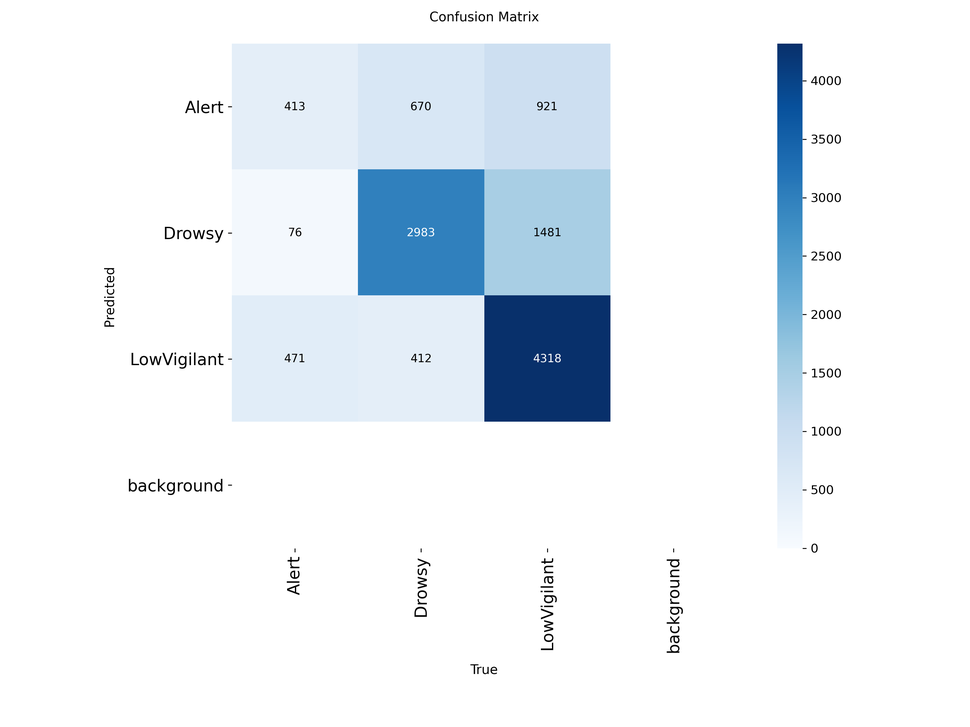
#> input picture notebooks/runs/classify/train/confusion_matrix.png, 970 x 727 px, shrunk from 3000 x 2250 before the run, given as the content of the folder ../datasets/raw/mrleye/closed, which was not available
$ jupyter execute --allow-errors 00-exploratory-data-analysis.ipynb   (text cells are left out)
#> lines starting #> are read from the running program, lines starting #| are printed output that depends on the picture; pictures that were not available may be replaced by others from this repository, and a replacement may not be noted
[cell 1]
import os
import sys
import numpy as np
import matplotlib.pyplot as plt
import matplotlib.gridspec as gridspec
import seaborn as sns
import cv2
from pathlib import Path
from collections import Counter

# Add project root to path
sys.path.insert(0, os.path.abspath('..'))

sns.set(style='whitegrid')
plt.rcParams['figure.dpi'] = 100

# Paths
RAW_DIR       = Path('../datasets/raw/mrleye')
PROCESSED_DIR = Path('../datasets/processed/mrl_eye')

CLASS_NAMES = {0: 'Closed (Drowsy)', 1: 'Open (Alert)'}
COLORS      = {0: '#e74c3c', 1: '#2ecc71'}

print("Paths set up successfully.")
print(f"Raw data     : {RAW_DIR}")
print(f"Processed data: {PROCESSED_DIR}")

[cell 2]
VALID_EXTS = {'.png', '.jpg', '.jpeg', '.bmp'}

def count_images(folder: Path) -> int:
    return sum(1 for f in folder.iterdir() if f.suffix.lower() in VALID_EXTS)

closed_count = count_images(RAW_DIR / 'closed')
open_count   = count_images(RAW_DIR / 'open')
total        = closed_count + open_count

print(f"{'Class':<20} {'Count':>8} {'%':>8}")
print("-" * 38)
print(f"{'Closed (Drowsy)':<20} {closed_count:>8,} {100*closed_count/total:>7.1f}%")
print(f"{'Open (Alert)':<20} {open_count:>8,} {100*open_count/total:>7.1f}%")
print("-" * 38)
print(f"{'Total':<20} {total:>8,}")

[cell 3]
# Class distribution bar chart
fig, ax = plt.subplots(figsize=(7, 4))
bars = ax.bar(
    ['Closed (Drowsy)', 'Open (Alert)'],
    [closed_count, open_count],
    color=[COLORS[0], COLORS[1]],
    edgecolor='black', width=0.5
)
for bar, count in zip(bars, [closed_count, open_count]):
    ax.text(bar.get_x() + bar.get_width()/2, bar.get_height() + 200,
            f'{count:,}', ha='center', va='bottom', fontweight='bold', fontsize=11)

ax.set_title('Class Distribution — MRL Eye Dataset', fontsize=14, fontweight='bold')
ax.set_ylabel('Number of Images')
ax.set_ylim(0, max(closed_count, open_count) * 1.15)
plt.tight_layout()
plt.show()
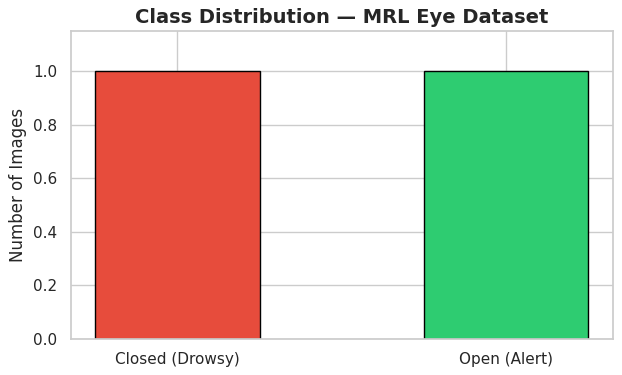
#> figure drawn by matplotlib, 1 panel

# Imbalance ratio
ratio = max(closed_count, open_count) / min(closed_count, open_count)
print(f"\nImbalance ratio: {ratio:.2f}x")

[cell 4]
## 2. Sample Images — Closed vs Open Eyes

[cell 5]
def load_sample_images(folder: Path, n: int = 5):
#> called with n = 5
    files = sorted([f for f in folder.iterdir() if f.suffix.lower() in VALID_EXTS])[:n]
    imgs = []
    for f in files:
        img = cv2.imread(str(f))
#> img is the input picture: shape (727, 970, 3); mean B, G, R 246.2, 240.7, 234.7
        if img is not None:
            imgs.append(cv2.cvtColor(img, cv2.COLOR_BGR2RGB))
    return imgs

closed_samples = load_sample_images(RAW_DIR / 'closed', n=5)
#> closed_samples = 1 item
open_samples   = load_sample_images(RAW_DIR / 'open',   n=5)
#> open_samples = 1 item

fig, axes = plt.subplots(2, 5, figsize=(15, 6))
fig.suptitle('Sample Images from MRL Eye Dataset', fontsize=14, fontweight='bold')

for i, img in enumerate(closed_samples):
    axes[0, i].imshow(img)
    axes[0, i].set_title(f'Closed #{i+1}', color=COLORS[0], fontsize=9)
    axes[0, i].axis('off')
#> this loop made 1 pass

for i, img in enumerate(open_samples):
    axes[1, i].imshow(img)
    axes[1, i].set_title(f'Open #{i+1}', color=COLORS[1], fontsize=9)
    axes[1, i].axis('off')

axes[0, 0].set_ylabel('Closed\n(Drowsy)', color=COLORS[0], fontsize=11, labelpad=10)
axes[1, 0].set_ylabel('Open\n(Alert)',   color=COLORS[1], fontsize=11, labelpad=10)

plt.tight_layout()
plt.show()
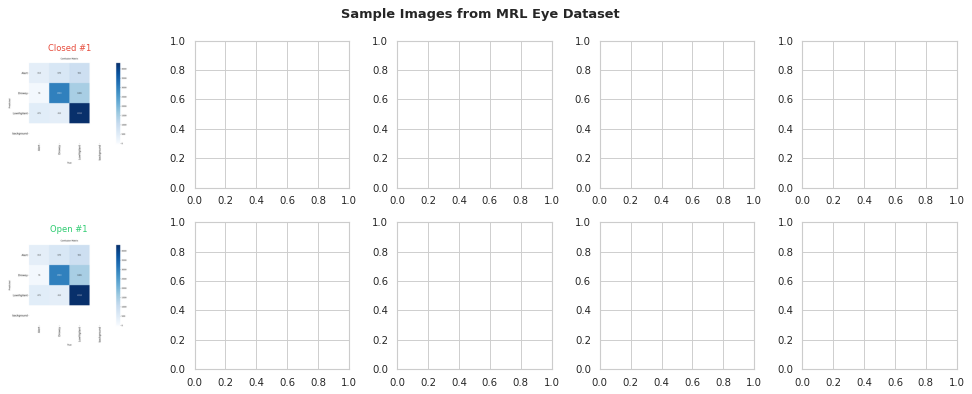
#> figure drawn by matplotlib, 2 panels

[cell 6]
# Collect image sizes from a sample
def collect_sizes(folder: Path, sample=200):
    sizes = []
    files = [f for f in folder.iterdir() if f.suffix.lower() in VALID_EXTS]
    for f in files[:sample]:
        img = cv2.imread(str(f))
        if img is not None:
            sizes.append(img.shape[:2])  # (H, W)
    return sizes

closed_sizes = collect_sizes(RAW_DIR / 'closed')
#> closed_sizes = [(727, 970)]
open_sizes   = collect_sizes(RAW_DIR / 'open')
#> open_sizes = [(727, 970)]

all_sizes = closed_sizes + open_sizes
#> all_sizes = [(727, 970), (727, 970)]
heights = [s[0] for s in all_sizes]
#> heights = [727, 727]
widths  = [s[1] for s in all_sizes]
#> widths = [970, 970]

print(f"Height — min: {min(heights)}, max: {max(heights)}, mean: {np.mean(heights):.1f}")
#| Height — min: 727, max: 727, mean: 727.0
print(f"Width  — min: {min(widths)},  max: {max(widths)},  mean: {np.mean(widths):.1f}")
#| Width  — min: 970,  max: 970,  mean: 970.0
print(f"\nUnique sizes: {set(all_sizes)}")
#| Unique sizes: {(727, 970)}

[cell 7]
# Pixel intensity distribution per class (grayscale mean)
def pixel_stats(folder: Path, sample=300):
#> called with sample = 300
    means = []
    files = [f for f in folder.iterdir() if f.suffix.lower() in VALID_EXTS]
    for f in files[:sample]:
        img = cv2.imread(str(f), cv2.IMREAD_GRAYSCALE)
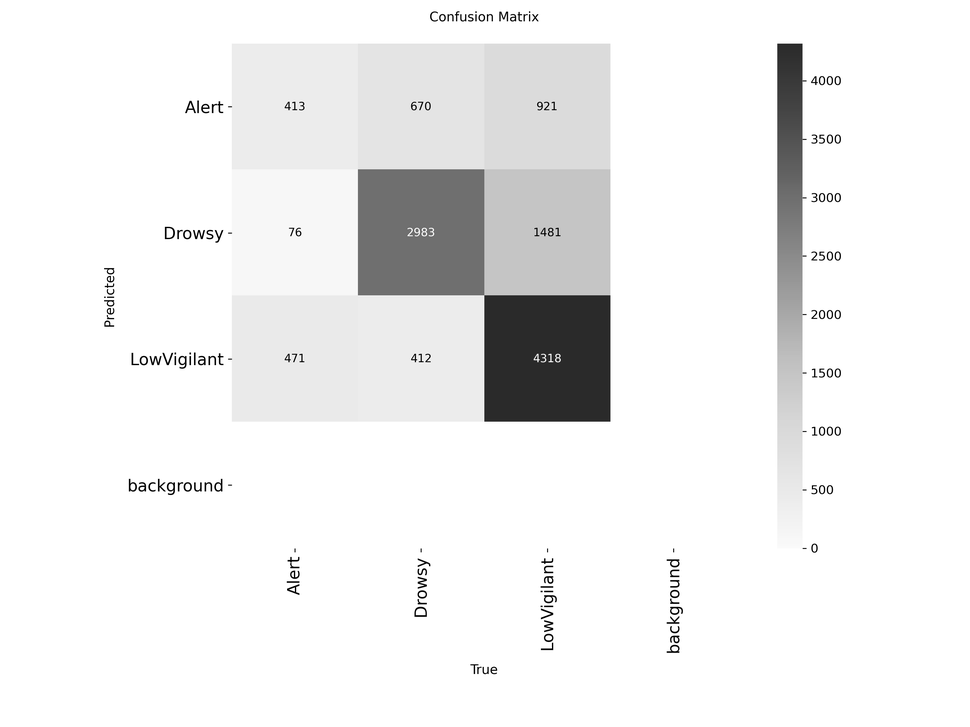
#> img: shape (727, 970); min 0, max 255, mean 239.5
        if img is not None:
            means.append(img.mean())
    return means

closed_means = pixel_stats(RAW_DIR / 'closed')
#> closed_means = [239.5]
open_means   = pixel_stats(RAW_DIR / 'open')
#> open_means = [239.5]

fig, axes = plt.subplots(1, 2, figsize=(13, 4))

# Histogram
axes[0].hist(closed_means, bins=40, color=COLORS[0], alpha=0.7, label='Closed (Drowsy)', edgecolor='black')
axes[0].hist(open_means,   bins=40, color=COLORS[1], alpha=0.7, label='Open (Alert)',   edgecolor='black')
axes[0].set_title('Mean Pixel Intensity Distribution')
axes[0].set_xlabel('Mean Pixel Value (0–255)')
axes[0].set_ylabel('Count')
axes[0].legend()

# Box plot
axes[1].boxplot(
    [closed_means, open_means],
    labels=['Closed\n(Drowsy)', 'Open\n(Alert)'],
    patch_artist=True,
    boxprops=dict(facecolor='lightgrey'),
    medianprops=dict(color='black', linewidth=2)
)
axes[1].set_title('Pixel Intensity Box Plot')
axes[1].set_ylabel('Mean Pixel Value')

plt.suptitle('Grayscale Pixel Statistics per Class', fontsize=13, fontweight='bold')
plt.tight_layout()
plt.show()
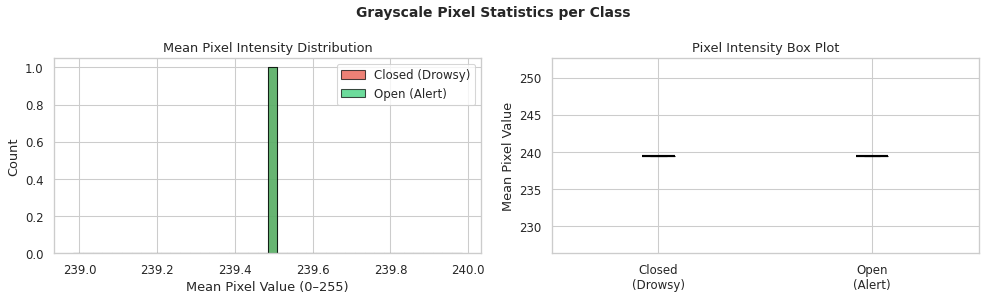
#> figure drawn by matplotlib, 2 panels; panel 1: tallest bar 1 high, from x = 239.5 to 239.5; panel 1: tallest bar 1 high, from x = 239.5 to 239.5

print(f"Closed mean pixel avg: {np.mean(closed_means):.2f}")
#| Closed mean pixel avg: 239.48
print(f"Open   mean pixel avg: {np.mean(open_means):.2f}")
#| Open   mean pixel avg: 239.48
